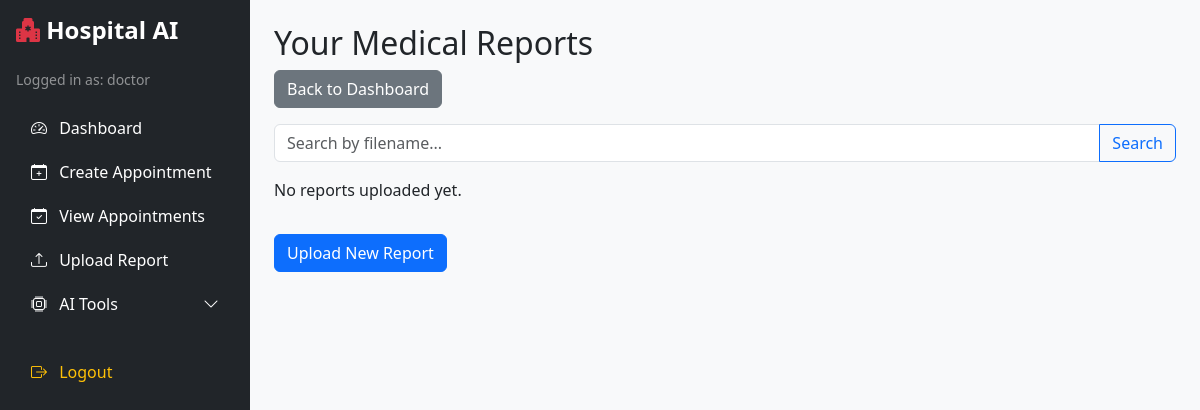
The app's page /view_reports (signed in), older data.
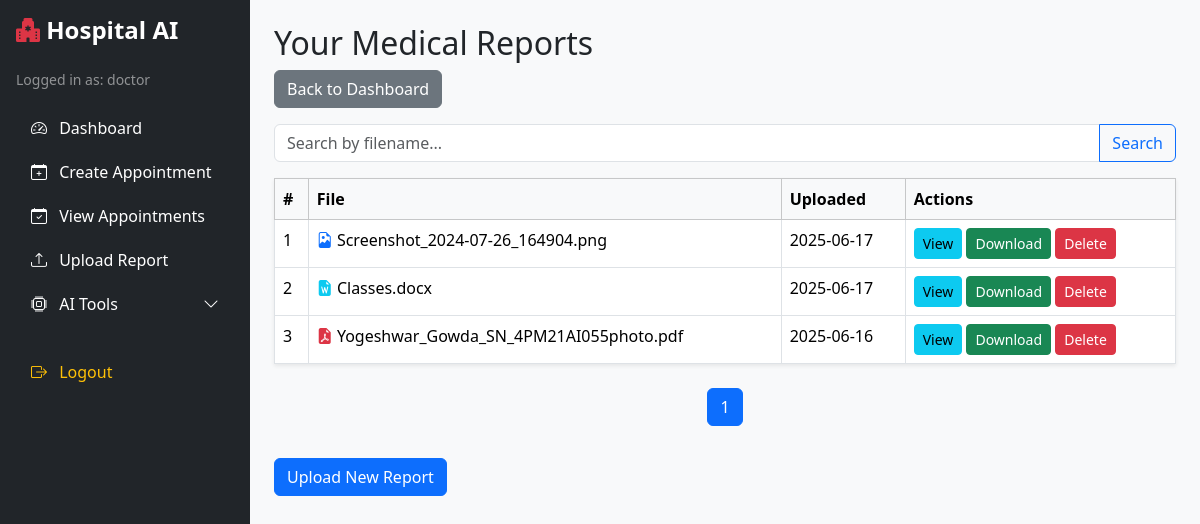
The same page, newer data.
### app/models/user.py (models this page shows, shortened)
class User(UserMixin, db.Model):
    id = db.Column(db.Integer, primary_key=True)
    username = db.Column(db.String(100), unique=True, nullable=False)
    password = db.Column(db.String(100), nullable=False)
    role = db.Column(db.String(20), nullable=False)  # 'admin', 'doctor', 'patient'

### app/models/report.py (models this page shows)
class MedicalReport(db.Model):
    id = db.Column(db.Integer, primary_key=True)
    user_id = db.Column(db.Integer, db.ForeignKey('user.id'), nullable=False)
    filename = db.Column(db.String(255), nullable=False)
    upload_date = db.Column(db.DateTime, default=datetime.utcnow)

### app/controllers/report_controller.py (the view, shortened to what this page needs)
@report_bp.route('/view_reports')
@login_required
def view_reports():
    search_query = request.args.get('search', '').strip()
    page = request.args.get('page', 1, type=int)
    per_page = 5
    if current_user.role == 'admin':
        query = MedicalReport.query
    else:
        query = MedicalReport.query.filter_by(user_id=current_user.id)
    if search_query:
        query = query.filter(MedicalReport.filename.ilike(f"%{search_query}%"))
    total_reports = query.count()
    reports = query.order_by(MedicalReport.upload_date.desc()) \
                   .offset((page - 1) * per_page) \
                   .limit(per_page).all()
    class Pagination:
        def __init__(self, page, per_page, total):  # ✅ Fix: correct __init__
            self.page = page
            self.per_page = per_page
            self.total = total
            self.pages = ceil(total / per_page)
        @property
        def has_prev(self):
            return self.page > 1
        @property
        def has_next(self):
            return self.page < self.pages
        def iter_pages(self, left_edge=2, right_edge=2, left_current=2, right_current=2):
            last = 0
            for num in range(1, self.pages + 1):
                if (num <= left_edge or
                    (num >= self.page - left_current and num <= self.page + right_current) or
                    num > self.pages - right_edge):
                    if last + 1 != num:
                        yield None
                    yield num
                    last = num
    pagination = Pagination(page, per_page, total_reports)
    return render_template('view_reports.html', reports=reports, search_query=search_query, pagination=pagination)

### app/models/user.py (called while the page is built)
@login_manager.user_loader
def load_user(user_id):
    return User.query.get(int(user_id))

### app/templates/view_reports.html (shortened to what this page needs)
{% extends "base.html" %}
{% block content %}
<h2>Your Medical Reports</h2>
<a href="{{ url_for('auth.dashboard') }}" class="btn btn-secondary mb-3">Back to Dashboard</a>
<form method="get" class="input-group mb-3" action="{{ url_for('report.view_reports') }}">
  <input type="text" name="search" class="form-control" placeholder="Search by filename..." value="{{ search_query }}">
  <button class="btn btn-outline-primary" type="submit">Search</button>
</form>
{% if reports %}
<table class="table table-bordered bg-white shadow-sm">
  <thead class="table-light">
    <tr>
      <th>#</th>
      <th>File</th>
      <th>Uploaded</th>
      <th>Actions</th>
    </tr>
  </thead>
  <tbody>
    {% for report in reports %}
    <tr>
      <td>{{ loop.index }}</td>
      <td>
        {% set ext = report.filename.rsplit('.', 1)[1].lower() %}
        {% if ext == 'pdf' %}
          <i class="bi bi-file-earmark-pdf-fill text-danger"></i>
        {% elif ext in ['png', 'jpg', 'jpeg'] %}
          <i class="bi bi-file-earmark-image text-primary"></i>
        {% elif ext == 'docx' %}
          <i class="bi bi-file-earmark-word-fill text-info"></i>
        {% else %}
          <i class="bi bi-file-earmark-fill text-secondary"></i>
        {% endif %}
        {{ report.filename }}
      </td>
      <td>{{ report.upload_date.strftime('%Y-%m-%d') if report.upload_date else 'N/A' }}</td>
      <td>
        <a href="{{ url_for('report.view_report', filename=report.filename) }}"
           class="btn btn-sm btn-info"
           data-bs-toggle="modal"
           data-bs-target="#previewModal"
           data-filename="{{ report.filename }}"
           data-filetype="{{ ext }}">
           View
        </a>
        <a href="{{ url_for('report.download_report', filename=report.filename) }}" class="btn btn-sm btn-success">Download</a>
        <a href="{{ url_for('report.delete_report', report_id=report.id) }}" class="btn btn-sm btn-danger"
           onclick="return confirm('Are you sure you want to delete this report?');">Delete</a>
      </td>
    </tr>
    {% endfor %}
  </tbody>
</table>
{% if pagination %}
<nav>
  <ul class="pagination justify-content-center mt-4">
    {% for page_num in pagination.iter_pages() %}
      {% if page_num %}
        <li class="page-item {% if pagination.page == page_num %}active{% endif %}">
          <a class="page-link" href="{{ url_for('report.view_reports', page=page_num, search=search_query) }}">{{ page_num }}</a>
        </li>
      {% else %}
        <li class="page-item disabled"><span class="page-link">…</span></li>
      {% endif %}
    {% endfor %}
  </ul>
</nav>
{% endif %}
{% else %}
<p>No reports uploaded yet.</p>
{% endif %}
<a href="{{ url_for('report.upload_report') }}" class="btn btn-primary mt-3">Upload New Report</a>
{% endblock %}

### app/templates/base.html (shortened to what this page needs)
<!DOCTYPE html>
<html lang="en">
<head>
    <link href="https://cdn.jsdelivr.net/npm/bootstrap@5.3.2/dist/css/bootstrap.min.css" rel="stylesheet">
    <link href="https://cdn.jsdelivr.net/npm/bootstrap-icons@1.10.5/font/bootstrap-icons.css" rel="stylesheet">
</head>
<body>
<div class="d-flex">
    <div class="bg-dark text-white p-3 sidebar">
        <h4 class="mb-4"><i class="bi bi-hospital-fill text-danger"></i> Hospital AI</h4>
        {% if current_user.is_authenticated %}
            <p class="text-white-50 small">Logged in as: {{ current_user.role }}</p>
            <ul class="nav flex-column">
                <li class="nav-item">
                    <a class="nav-link text-white" href="{{ url_for('auth.dashboard') }}">
                        <i class="bi bi-speedometer2 me-2"></i> Dashboard
                    </a>
                </li>
                <li class="nav-item">
                    <a class="nav-link text-white" href="{{ url_for('appointment.create_appointment') }}">
                        <i class="bi bi-calendar-plus me-2"></i> Create Appointment
                    </a>
                </li>
                {% if current_user.role in ['admin', 'doctor'] %}
                    <li class="nav-item">
                        <a class="nav-link text-white" href="{{ url_for('appointment.view_appointments') }}">
                            <i class="bi bi-calendar-check me-2"></i> View Appointments
                        </a>
                    </li>
                {% endif %}
                <li class="nav-item">
                    <a class="nav-link text-white" href="{{ url_for('report.upload_report') }}">
                        <i class="bi bi-upload me-2"></i> Upload Report
                    </a>
                </li>
                <li class="nav-item">
                    <a class="nav-link text-white" data-bs-toggle="collapse" href="#aiTools" role="button" aria-expanded="false">
                        <i class="bi bi-cpu me-2"></i> AI Tools <i class="bi bi-chevron-down float-end"></i>
                    </a>
                </li>
                <li class="nav-item mt-4">
                    <a class="nav-link text-warning" href="{{ url_for('auth.logout') }}">
                        <i class="bi bi-box-arrow-right me-2"></i> Logout
                    </a>
                </li>
            </ul>
        {% else %}
            <p class="text-white">Not logged in</p>
        {% endif %}
    </div>
    <div class="flex-grow-1 p-4 main-content">
        {% block content %}{% endblock %}
    </div>
</div>
</body>
</html>

### app/templates/base.html (style rules this page uses)
body { font-family: 'Segoe UI', sans-serif; }
.sidebar { width: 250px; min-height: 100vh; }
.sidebar .nav-link { padding: 10px 15px; border-radius: 5px; transition: background 0.3s; }
.sidebar h4 { font-weight: bold; }
.nav-link i { font-size: 1rem; }
.main-content { background-color: #f8f9fa; min-height: 100vh; }

Row changes from the older to the newer data that the page shows:
added MedicalReport: filename "Screenshot_2024-07-26_164904.png", upload_date "2025-06-17"
added MedicalReport: filename "Classes.docx", upload_date "2025-06-17"
added MedicalReport: filename "Yogeshwar_Gowda_SN_4PM21AI055photo.pdf", upload_date "2025-06-16"
Text that changed along with them:
text no longer shown: "No reports uploaded yet."
text now shown: "# File Uploaded Actions"
new list line: "1"
